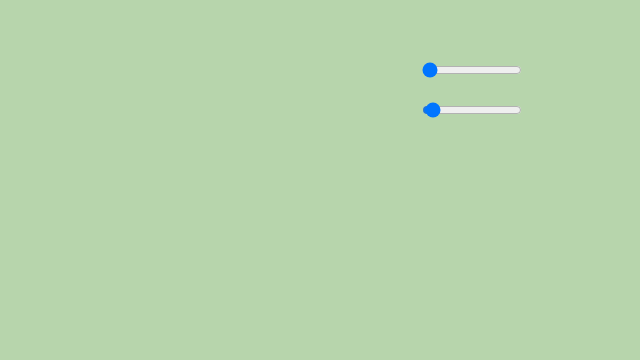
Frame 1 (no input)
Frame 60 (no input): identical to frame 1, image omitted
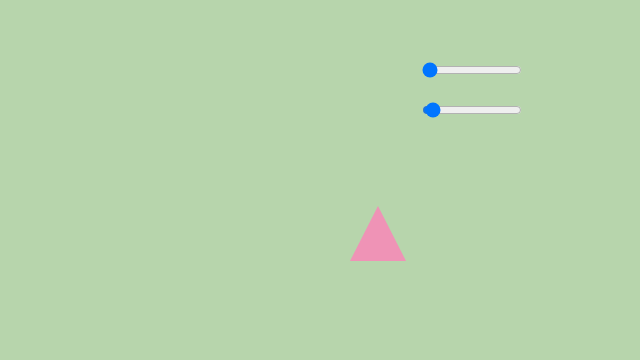
Frame 120 (the mouse pressed at the canvas centre since frame 60)

The p5.js sketch that drew these frames (run headless with seeded random() and noise() and a simulated clock; from frame 60 on, the mouse is pressed at the canvas centre):

// p5.js sketch
// ── sketch.js
// Daniel Shiffman
// https://www.kadenze.com/courses/the-nature-of-code
// http://natureofcode.com/
// Session 2: Array of Particles, multiple forces

var particles = [];
let slider;

function setup() {
  createCanvas(640, 360);
  //スライダー1(風)
  slider = createSlider(0, 100, 0);//最小値、最大値、デフォ値
  slider.position(420, 60);
  slider.style('width', '100px');

  //スライダー2(重力)
  slider2 = createSlider(1, 30, 2);//最小値、最大値、デフォ値
  slider2.position(420, 100);
  slider2.style('width', '100px');
}

function mousePressed() {
  var p = new Particle(mouseX, mouseY, random(2,4));
  particles.push(p);
}

function keyPressed() {
  if (key == ' ') {
    particles.splice(0, 1);
  }

}

function draw() {
  background(color("#b7d5ac"));//緑
  //スライダー
  let val = slider.value();
  let val2 = slider2.value();

  var wind = createVector(0.1*val, 0);

  for (var i = 0; i < particles.length; i++) {
    var gravity = createVector(0, 0.2 * particles[i].mass * val2);
    particles[i].applyForce(gravity);

    // Wind is applied only if mouse is pressed
    if (mouseIsPressed) {
      particles[i].applyForce(wind);
    }

    particles[i].update();
    particles[i].edges();
    particles[i].display();
  }
}

// ── particle.js
// Daniel Shiffman
// https://www.kadenze.com/courses/the-nature-of-code
// http://natureofcode.com/
// Session 2: Array of Particles, multiple forces

function Particle(x, y, m) {
  this.pos = createVector(x, y);
  this.vel = createVector(0, 0);
  this.acc = createVector(0, 0);
  this.mass = m;

  this.applyForce = function(force) {
    var f = force.copy();
    f.div(this.mass);
    this.acc.add(f);
  }

  this.update = function() {
    this.vel.add(this.acc);
    this.pos.add(this.vel);
    this.acc.set(0, 0);
  }

  this.display = function() {
    fill(color("#ef93b6"));//ピンク
    noStroke();//縁なし
    //ellipse(this.pos.x, this.pos.y, this.mass*10, this.mass*10);
    triangle(30+this.pos.x, 75+this.pos.y, 58+this.pos.x, 20+this.pos.y, 86+this.pos.x, 75+this.pos.y);
  }

  this.edges = function() {
    if (this.pos.y > height) {
      this.vel.y *= -1;
      this.pos.y = height;
    }

    if (this.pos.x > width) {
      this.vel.x *= -1;
      this.pos.x = width;
    }
  }
}
